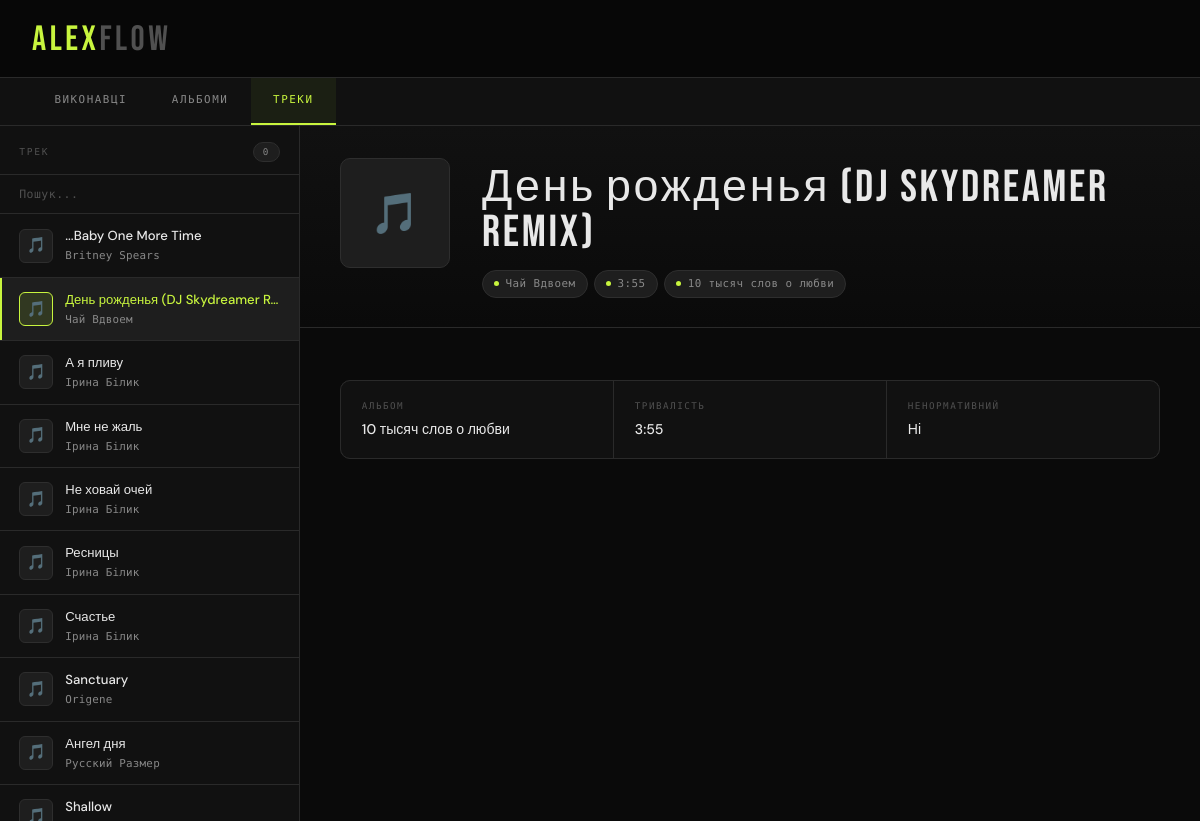
The page /tracks/1/ on the database its author committed.
### api/models.py (models this page shows, shortened)
class Track(models.Model):
    title        = models.CharField(max_length=255, verbose_name='Назва')
    slug         = models.SlugField(max_length=255, unique=True, blank=True, verbose_name='Slug')
    album        = models.ForeignKey(Album, on_delete=models.CASCADE, related_name='tracks', null=True, blank=True, verbose_name='Альбом')
    artists      = models.ManyToManyField(Artist, related_name='tracks', verbose_name='Виконавці')
    genres       = models.ManyToManyField(Genre, related_name='tracks', blank=True, verbose_name='Жанри')
    duration     = models.PositiveIntegerField(null=True, blank=True, verbose_name='Тривалість (сек)', help_text='Тривалість у секундах')
    track_number = models.PositiveIntegerField(null=True, blank=True, verbose_name='Номер треку')
    disc_number  = models.PositiveIntegerField(default=1, null=True, blank=True, verbose_name='Номер диску')
    file         = models.FileField(upload_to='tracks/', blank=True, null=True, verbose_name='Аудіофайл', help_text='Аудіофайл (mp3, wav тощо)')
    is_explicit  = models.BooleanField(default=False, verbose_name='Ненормативний контент')
    lyrics       = models.TextField(blank=True, verbose_name='Текст пісні')
    created_at   = models.DateTimeField(auto_now_add=True, verbose_name='Створено')
    updated_at   = models.DateTimeField(auto_now=True, verbose_name='Оновлено')
    class Meta:
        ordering = ['album', 'disc_number', 'track_number', 'title']
        verbose_name = 'Трек'
        verbose_name_plural = 'Треки'
    def get_duration_display(self):
        if not self.duration:
            return None
        return f"{self.duration // 60}:{self.duration % 60:02d}"

class Artist(models.Model):
    name       = models.CharField(max_length=255, unique=True, verbose_name="Ім'я")
    slug       = models.SlugField(max_length=255, unique=True, blank=True, verbose_name='Slug')
    bio        = models.TextField(blank=True, verbose_name='Біографія')
    country    = models.CharField(max_length=100, blank=True, verbose_name='Країна')
    image      = models.ImageField(upload_to='artists/', blank=True, null=True, verbose_name='Фото')
    created_at = models.DateTimeField(auto_now_add=True, verbose_name='Створено')
    updated_at = models.DateTimeField(auto_now=True, verbose_name='Оновлено')
    class Meta:
        ordering = ['name']
        verbose_name = 'Виконавець'
        verbose_name_plural = 'Виконавці'
    def __str__(self):
        return self.name

class Album(models.Model):
    title        = models.CharField(max_length=255, verbose_name='Назва')
    slug         = models.SlugField(max_length=255, unique=True, blank=True, verbose_name='Slug')
    artist       = models.ForeignKey(Artist, on_delete=models.CASCADE, related_name='albums', verbose_name='Виконавець')
    release_date = models.DateField(blank=True, null=True, verbose_name='Дата виходу')
    cover        = models.ImageField(upload_to='album_covers/', blank=True, null=True, verbose_name='Обкладинка')
    genres       = models.ManyToManyField(Genre, related_name='albums', blank=True, verbose_name='Жанри')
    created_at   = models.DateTimeField(auto_now_add=True, verbose_name='Створено')
    updated_at   = models.DateTimeField(auto_now=True, verbose_name='Оновлено')
    class Meta:
        ordering = ['-release_date', 'title']
        unique_together = ('title', 'artist')
        verbose_name = 'Альбом'
        verbose_name_plural = 'Альбоми'

### app/views.py (the view)
# urls.py: path('tracks/<int:pk>/', views.TrackDetailView.as_view(), name='track-detail'),
class TrackDetailView(BaseView, DetailView):
    model = Track
    template_name = 'app/tracks/detail.html'
    context_object_name = 'object'
    def get_context_data(self, **kwargs):
        context = super().get_context_data(**kwargs)
        context['tab'] = 'tracks'
        context['title'] = 'Трек'
        return context

### app/views.py (called while the page is built)
    def get_context_data(self, **kwargs):
        context = super().get_context_data(**kwargs)
        context['all_artists'] = Artist.objects.all()
        context['all_albums'] = Album.objects.select_related('artist').all()
        context['all_tracks'] = Track.objects.select_related('album').prefetch_related('artists').all()
        return context

### app/templates/app/tracks/detail.html (shortened to what this page needs)
{% extends 'app/layout.html' %}
{% block sidebar_list %}
  {% for track in all_tracks %}
<div class="list-item {% if track.id == object.id %}selected{% endif %}"
     onclick="location.href='{% url 'app:track-detail' track.pk %}'">
    <div class="item-avatar">🎵</div>
    <div class="item-info">
        <div class="item-name">{{ track.title }}</div>
        <div class="item-sub">{{ track.artists.all|join:", " }}</div>
    </div>
</div>
  {% endfor %}
{% endblock %}
{% block detail_content %}
<div class="detail-hero">
    <div class="detail-cover">🎵</div>
    <div class="detail-title-block">
        <div class="detail-title">{{ object.title }}</div>
        <div class="detail-meta">
            <span class="meta-chip"><span class="dot"></span>{{ object.artists.all|join:", " }}</span>
            {% if object.get_duration_display %}
            <span class="meta-chip"><span class="dot"></span>{{ object.get_duration_display }}</span>
            {% endif %}
            {% if object.album %}
            <span class="meta-chip"><span class="dot"></span>{{ object.album.title }}</span>
            {% endif %}
        </div>
    </div>
</div>
<div class="sub-content">
    <div class="fields-grid">
        <div class="field-block">
            <div class="field-label">Альбом</div>
            <div class="field-value">{{ object.album.title|default:'—' }}</div>
        </div>
        <div class="field-block">
            <div class="field-label">Тривалість</div>
            <div class="field-value">{{ object.get_duration_display|default:'—' }}</div>
        </div>
        <div class="field-block">
            <div class="field-label">Ненормативний</div>
            <div class="field-value">
                {% if object.is_explicit %}Так{% else %}Ні{% endif %}
            </div>
        </div>
    </div>
</div>
{% endblock %}

### app/static/app/css/music.css (style rules this page uses)
:root { --bg: #080808; --surface: #0f0f0f; --surface2: #161616; --surface3: #1e1e1e; --border: #222222; --border2: #2e2e2e; --accent: #b8f53e; --accent-dim: rgba(184, 245, 62, 0.12); --accent-glow: rgba(184, 245, 62, 0.06); --accent2: #ff3d6b; --accent2-dim: rgba(255, 61, 107, 0.12); --muted: #404040; --muted2: #505050; --text: #efefef; --text-dim: #808080; --text-dimmer: #505050; --radius: 6px; --radius-lg: 10px; }
*, *::before, *::after { margin: 0; padding: 0; box-sizing: border-box; }
html { -webkit-font-smoothing: antialiased; -moz-osx-font-smoothing: grayscale; }
body { background: var(--bg); color: var(--text); font-family: 'DM Sans', sans-serif; min-height: 100vh; overflow: hidden; font-size: 14px; line-height: 1.5; }
.list-item { padding: 0.75rem 1.2rem; border-bottom: 1px solid var(--border); cursor: pointer; transition: background 0.12s; display: flex; align-items: center; gap: 0.75rem; position: relative; }
.list-item::before { content: ''; position: absolute; left: 0; top: 0; bottom: 0; width: 2px; background: transparent; transition: background 0.15s; }
.list-item.selected { background: var(--surface3); }
.list-item.selected::before { background: var(--accent); }
.item-avatar { width: 34px; height: 34px; border-radius: var(--radius); background: var(--surface3); border: 1px solid var(--border2); display: flex; align-items: center; justify-content: center; font-size: 0.95rem; flex-shrink: 0; transition: border-color 0.15s; }
.list-item.selected .item-avatar { border-color: var(--accent); background: var(--accent-dim); }
.item-info { flex: 1; min-width: 0; }
.item-name { font-size: 0.82rem; font-weight: 500; white-space: nowrap; overflow: hidden; text-overflow: ellipsis; color: var(--text); }
.list-item.selected .item-name { color: var(--accent); }
.item-sub { font-size: 0.68rem; color: var(--text-dim); margin-top: 0.15rem; font-family: 'DM Mono', monospace; white-space: nowrap; overflow: hidden; text-overflow: ellipsis; letter-spacing: 0.02em; }
.detail-hero { padding: 2rem 2.5rem 1.8rem; border-bottom: 1px solid var(--border); display: flex; gap: 2rem; align-items: flex-start; background: linear-gradient(180deg, var(--surface) 0%, var(--bg) 100%); }
.detail-cover { width: 110px; height: 110px; border-radius: var(--radius-lg); background: var(--surface3); display: flex; align-items: center; justify-content: center; font-size: 2.5rem; overflow: hidden; border: 1px solid var(--border2); flex-shrink: 0; }
.detail-title-block { flex: 1; min-width: 0; padding-top: 0.5rem; }
.detail-title { font-family: 'Bebas Neue', sans-serif; font-size: 2.8rem; letter-spacing: 0.06em; line-height: 1; color: var(--text); margin-bottom: 0.9rem; }
.detail-meta { display: flex; flex-wrap: wrap; gap: 0.4rem; align-items: center; }
.meta-chip { display: inline-flex; align-items: center; gap: 0.4rem; font-family: 'DM Mono', monospace; font-size: 0.68rem; color: var(--text-dim); background: var(--surface3); border: 1px solid var(--border2); padding: 0.3rem 0.7rem; border-radius: 999px; letter-spacing: 0.04em; white-space: nowrap; }
.meta-chip .dot { width: 5px; height: 5px; border-radius: 50%; background: var(--accent); flex-shrink: 0; display: inline-block; }
.sub-content { padding: 1.8rem 2.5rem 3rem; }
.fields-grid { display: grid; grid-template-columns: repeat(auto-fit, minmax(140px, 1fr)); gap: 1px; background: var(--border); border: 1px solid var(--border); border-radius: var(--radius-lg); overflow: hidden; margin-top: 1.5rem; }
.field-block { background: var(--surface); padding: 1.1rem 1.3rem; transition: background 0.12s; }
.field-label { font-family: 'DM Mono', monospace; font-size: 0.58rem; letter-spacing: 0.16em; text-transform: uppercase; color: var(--text-dimmer); margin-bottom: 0.4rem; }
.field-value { font-size: 0.88rem; font-weight: 500; color: var(--text); }

### app/templates/app/base.html (style rules this page uses)
:root { --bg: #0a0a0a; --surface: #111111; --surface2: #1a1a1a; --border: #2a2a2a; --accent: #c8f53e; --accent2: #ff4d6d; --muted: #555; --text: #e8e8e8; --text-dim: #888; }

### rows shown on the page
Track: title "...Baby One More Time", artists.all "Britney Spears"
Track: title "День рожденья (DJ Skydreamer R…", artists.all "Чай Вдвоем", title "День рожденья (DJ Skydreamer Remix)", duration "3:55", album "10 тысяч слов о любви"
Track: title "А я пливу", artists.all "Ірина Білик"
Track: title "Мне не жаль", artists.all "Ірина Білик"
Track: title "Не ховай очей", artists.all "Ірина Білик"
Track: title "Ресницы", artists.all "Ірина Білик"
Track: title "Счастье", artists.all "Ірина Білик"
Track: title "Sanctuary", artists.all "Origene"
Track: title "Ангел дня", artists.all "Русский Размер"
Track: title "Shallow"

### other values the page prints
{{ title }} "ТРЕК"
{{ objects|length }} "0"
